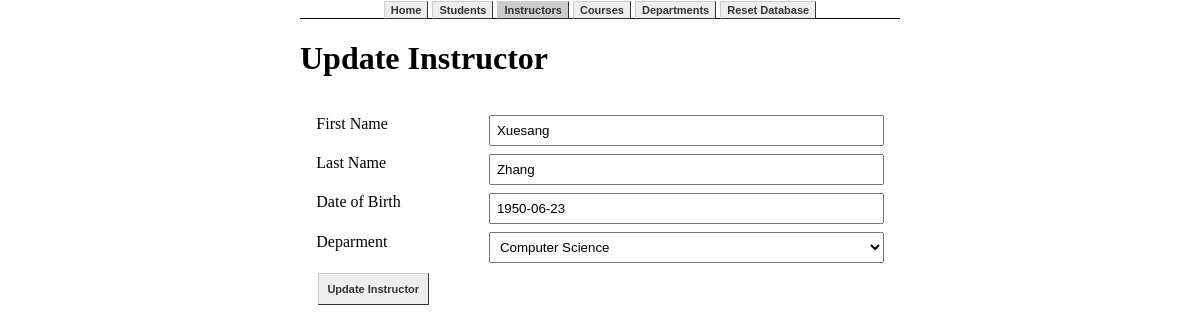
The app's page /instructor/1/update with its own data.
### app.py (models this page shows)
class Instructor(db.Model):
    id = db.Column(db.Integer, primary_key=True)
    fname = db.Column(db.String(40), nullable=False)
    lname = db.Column(db.String(40), nullable=False)
    dob = db.Column(db.String(10), nullable=False)
    studentsAdvised = db.relationship('Student',backref='advisor', lazy='select')
    courses = db.relationship('Course',backref='instructor',lazy='select')
    department_in_id = db.Column(db.Integer, db.ForeignKey('department.id'))
    department_head_of_id = db.Column(db.Integer, db.ForeignKey('department.id'))
    def __repr__(self):
        return '<Instructor %r>' % self.fname

### app.py (the view, shortened to what this page needs)
@app.route("/instructor/<id>/update", methods=['GET'])
@app.route("/instructor/update", methods=['POST'])
def updateInstructor(id=None):
    if request.method=='GET':
        if not id:
            return 'No id provided in paremetrs. Please go back and try again.'
        departments = Department.query.all()
        instructor = Instructor.query.filter_by(id=id).first_or_404()
        print(instructor)
        return render_template('instructor/update.html', instructor=instructor, departments=departments)

### templates/instructor/update.html (shortened to what this page needs)
{%extends 'base.html'%}
{%block body%}
<div class="container">
    <h1>Update Instructor</h1>
    <div class="box">
        <form action="/instructor/update". method='POST'>
            <div class="form-container">
                <label for="fname">First Name</label>
                <input type="text" name='fname' value="{{instructor.fname}}">
                <label for="lname">Last Name</label>
                <input type="text" name='lname' value="{{instructor.lname}}">
                <label for="dob">Date of Birth</label>
                <input type="text" name='dob' value="{{instructor.dob}}">
                <label for="department_in_id">Deparment</label>
                <select name="department_in_id" id="department_in_id">
                    {%for department in departments %}
                        <option value="{{department.id}}" {%if department.id == instructor.department_in.id%} selected {%endif%}>{{department.name}}</option>
                    {%endfor%}
                </select>
            </div>
            <button type="submit">Update Instructor</button>
        </form>
    </div>
</div>
{%endblock%}

### static/css/main.css (style rules this page uses)
body { width:50%; margin:auto; }
nav li a, .container a, button { transition-duration: 0.5s; margin:0; font: bold 11px Arial; text-decoration: none; background-color: #EEEEEE; color: #333333; padding: 2px 6px 2px 6px; border-top: 1px solid #CCCCCC; border-right: 1px solid #333333; border-bottom: 1px solid #333333; border-left: 1px solid #CCCCCC; }
.container { overflow-x:auto; }
.box { padding:2%; width:auto; }
.form-container { display:grid; grid-template-columns:3fr 7fr; }
input, label, select, button { margin:1%; padding:1.5%; }

### records on screen
Instructor: fname "Xuesang", lname "Zhang", dob "1950-06-23"

### other values on screen
form field department_in_id "Computer Science"
